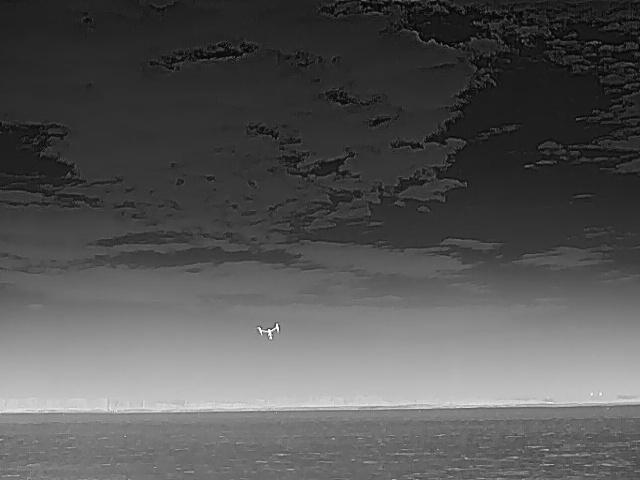
#> input picture Python/wavelet_trans/ir_grey/IR1.jpg, 640 x 480 px
$ python wavelet_fus.py
#> lines starting #> are read from the running program, lines starting #| are printed output that depends on the picture
import cv2, numpy as np, time, os, csv, pywt


def wavelet_fusion_single(ir_path, vis_path, wavelet='haar', levels=2, output_path=None):
#> called with ir_path = 'ir_grey/IR1.jpg', vis_path = 'vis_grey/VIS1.jpg', wavelet = 'haar', levels = 2, output_path = 'fusion_results_wavelet/fused_01.jpg'
    start_time = time.perf_counter()

    ir_img = cv2.imread(ir_path, cv2.IMREAD_GRAYSCALE)
#> ir_img is the input picture: shape (480, 640); min 0, max 255, mean 85
    vis_img = cv2.imread(vis_path, cv2.IMREAD_GRAYSCALE)
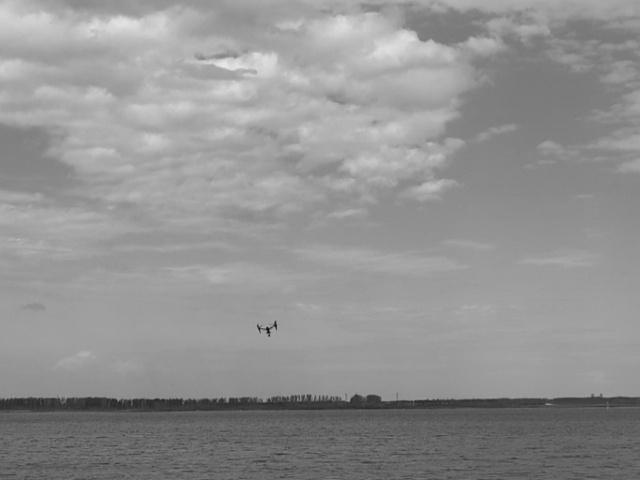
#> input picture Python/wavelet_trans/vis_grey/VIS1.jpg, 640 x 480 px
#> vis_img is the input picture: shape (480, 640); min 10, max 236, mean 145.8
    if ir_img is None or vis_img is None:
        raise FileNotFoundError(f'Cannot read images: {ir_path} or {vis_path}')

    if ir_img.shape != vis_img.shape:
        vis_img = cv2.resize(vis_img, (ir_img.shape[1], ir_img.shape[0]))

    ir_img = ir_img.astype(np.float32) / 255.0
    vis_img = vis_img.astype(np.float32) / 255.0

    coeffs_ir = pywt.wavedec2(ir_img, wavelet, level=levels)
#> coeffs_ir = 3 items
    coeffs_vis = pywt.wavedec2(vis_img, wavelet, level=levels)
#> coeffs_vis = 3 items

    coeffs_fused = []

    coeffs_fused.append((coeffs_ir[0] + coeffs_vis[0]) / 2)

    for i in range(1, len(coeffs_ir)):
        cH_ir, cV_ir, cD_ir = coeffs_ir[i]
        cH_vis, cV_vis, cD_vis = coeffs_vis[i]

        mask_H = np.abs(cH_ir) > np.abs(cH_vis)
        cH_fused = mask_H * cH_ir + (~mask_H) * cH_vis

        mask_V = np.abs(cV_ir) > np.abs(cV_vis)
        cV_fused = mask_V * cV_ir + (~mask_V) * cV_vis

        mask_D = np.abs(cD_ir) > np.abs(cD_vis)
        cD_fused = mask_D * cD_ir + (~mask_D) * cD_vis

        coeffs_fused.append((cH_fused, cV_fused, cD_fused))
#> this loop made 2 passes
#> pass 1, in wavelet_fusion_single, `cH_ir, cV_ir, cD_ir = coeffs_ir[i]`:
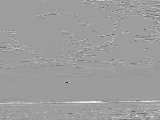
#> cH_ir: shape (120, 160) float32; min -1, max 0.614, mean -0.00177; drawn with min black and max white
#> pass 1, in wavelet_fusion_single, `cH_ir, cV_ir, cD_ir = coeffs_ir[i]`:
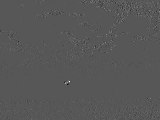
#> cV_ir: shape (120, 160) float32; min -0.575, max 1.11, mean 0.00229; drawn with min black and max white
#> pass 1, in wavelet_fusion_single, `cH_ir, cV_ir, cD_ir = coeffs_ir[i]`:
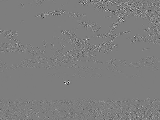
#> cD_ir: shape (120, 160) float32; min -0.327, max 0.334, mean 8.2e-05; drawn with min black and max white
#> pass 1, in wavelet_fusion_single, `cH_vis, cV_vis, cD_vis = coeffs_vis[i]`:
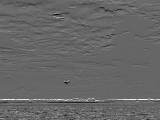
#> cH_vis: shape (120, 160) float32; min -0.389, max 0.579, mean 0.00301; drawn with min black and max white
#> after the loop, coeffs_fused = 3 items

    fused_img = pywt.waverec2(coeffs_fused, wavelet)
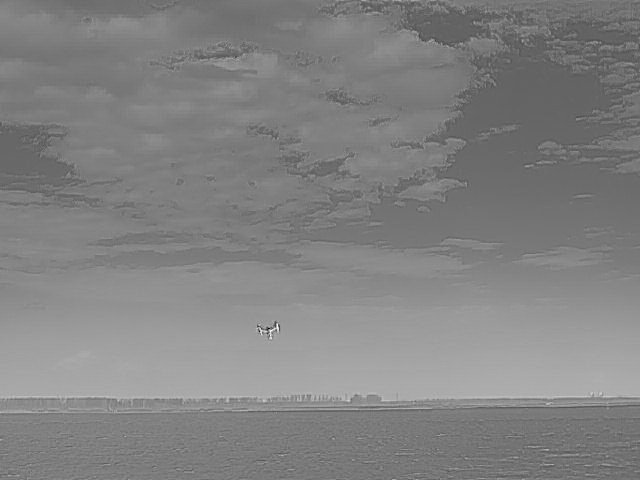
#> fused_img: shape (480, 640) float32; min -0.226, max 1.1, mean 0.452; drawn with min black and max white

    fused_img = np.clip(fused_img, 0, 1)
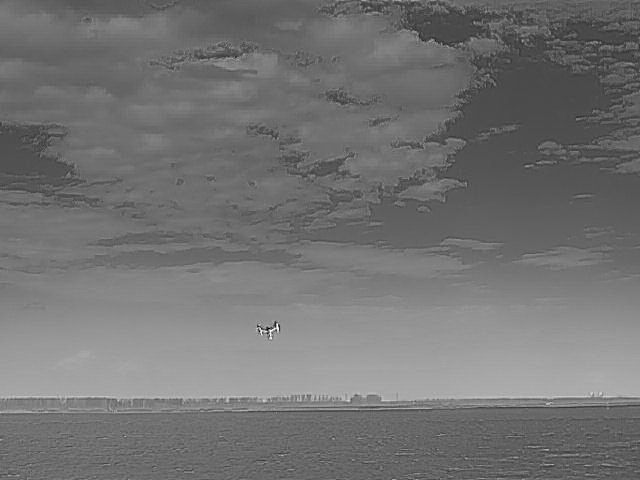
#> fused_img: shape (480, 640) float32; min 0, max 1, mean 0.452
    fused_uint8 = (fused_img * 255).astype(np.uint8)

    if output_path:
        cv2.imwrite(output_path, fused_uint8)

    elapsed_ms = (time.perf_counter() - start_time) * 1000
    return elapsed_ms, fused_uint8


def batch_process(image_pairs, wavelet='haar', levels=2, output_dir='fusion_results_wavelet'):
    os.makedirs(output_dir, exist_ok=True)
    timing_results = []

    print(f"{'Index':<6} {'IR Path':<20} {'Visible Path':<20} {'Fusion Time(ms)':<12}")
    print("-" * 60)

    for idx, (ir_path, vis_path) in enumerate(image_pairs, 1):
        output_path = os.path.join(output_dir, f'fused_{idx:02d}.jpg')

        try:
            elapsed_ms, _ = wavelet_fusion_single(ir_path, vis_path, wavelet, levels, output_path)
#> elapsed_ms = 143.7
            timing_results.append({
                'pair': idx,
                'ir_path': ir_path,
                'vis_path': vis_path,
                'time_ms': elapsed_ms,
                'output': output_path
            })

            print(f"{idx:<6d} {os.path.basename(ir_path):<20} {os.path.basename(vis_path):<20} {elapsed_ms:<12.2f}")
#| 1      IR1.jpg              VIS1.jpg             143.74

        except Exception as e:
            print(f"{idx:<6d} Processing error: {str(e)[:30]}")
            continue
#> pass 2 of the loop in batch_process, `for idx, (ir_path, vis_path) in enumerate(image_pairs, 1):`:
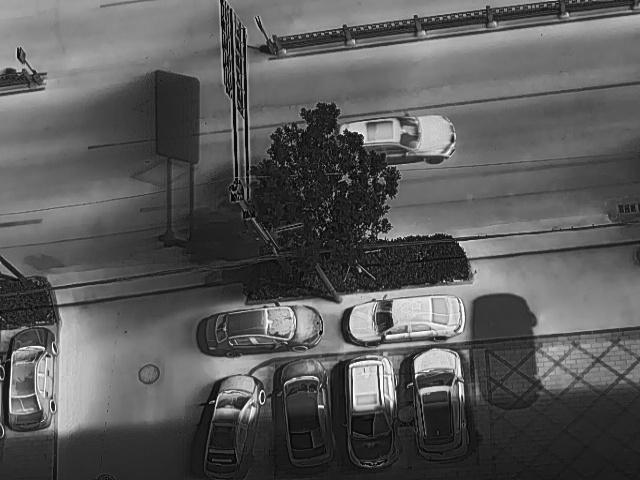
#> input picture Python/wavelet_trans/ir_grey/IR4.jpg, 640 x 480 px
#> in wavelet_fusion_single, ir_img is the input picture: shape (480, 640); min 0, max 255, mean 89.8
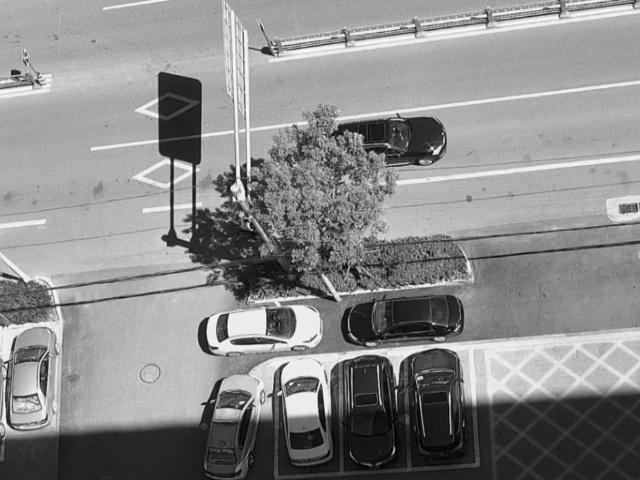
#> input picture Python/wavelet_trans/vis_grey/VIS4.jpg, 640 x 480 px
#> in wavelet_fusion_single, vis_img is the input picture: shape (480, 640); min 0, max 255, mean 138.3
#> the loop in wavelet_fusion_single (call 2), `for i in range(1, len(coeffs_ir)):` made 2 passes
#> in wavelet_fusion_single (call 2), `fused_img = np.clip(fused_img, 0, 1)`:
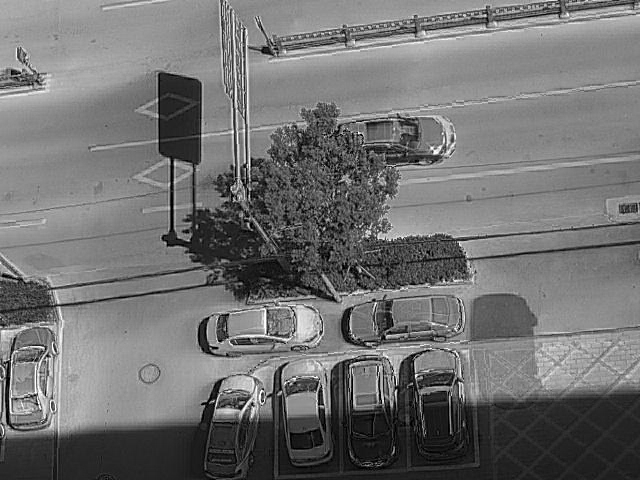
#> fused_img: shape (480, 640) float32; min 0, max 1, mean 0.447
#> elapsed_ms = 147
#| 2      IR4.jpg              VIS4.jpg             146.96
#> pass 3 of the loop in batch_process, `for idx, (ir_path, vis_path) in enumerate(image_pairs, 1):`:
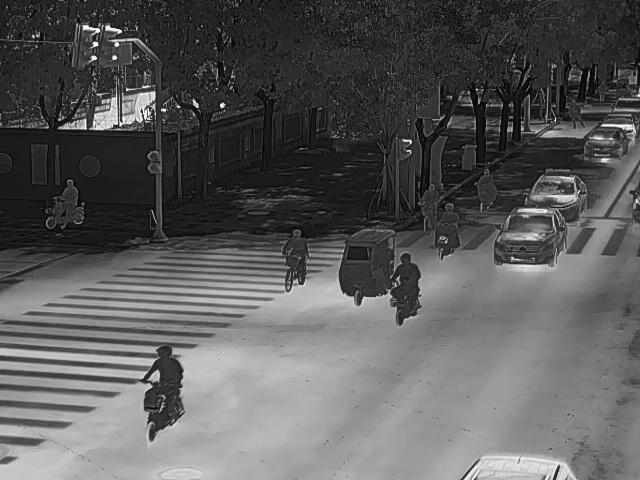
#> input picture Python/wavelet_trans/ir_grey/IR18.jpg, 640 x 480 px
#> in wavelet_fusion_single, ir_img is the input picture: shape (480, 640); min 0, max 255, mean 91.3
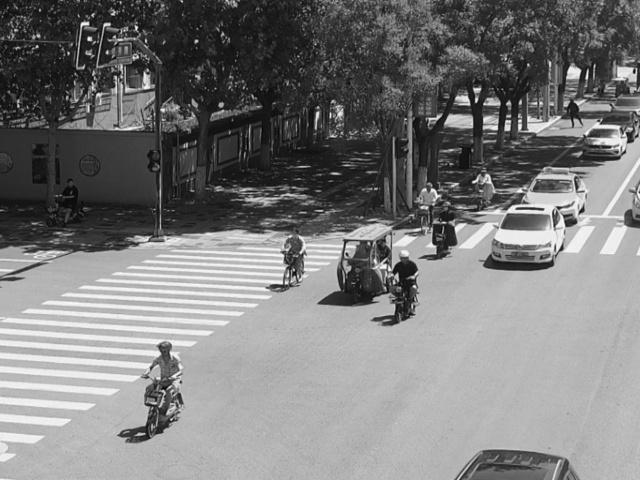
#> input picture Python/wavelet_trans/vis_grey/VIS18.jpg, 640 x 480 px
#> in wavelet_fusion_single, vis_img is the input picture: shape (480, 640); min 0, max 255, mean 123.9
#> the loop in wavelet_fusion_single (call 3), `for i in range(1, len(coeffs_ir)):` made 2 passes
#> in wavelet_fusion_single (call 3), `fused_img = np.clip(fused_img, 0, 1)`:
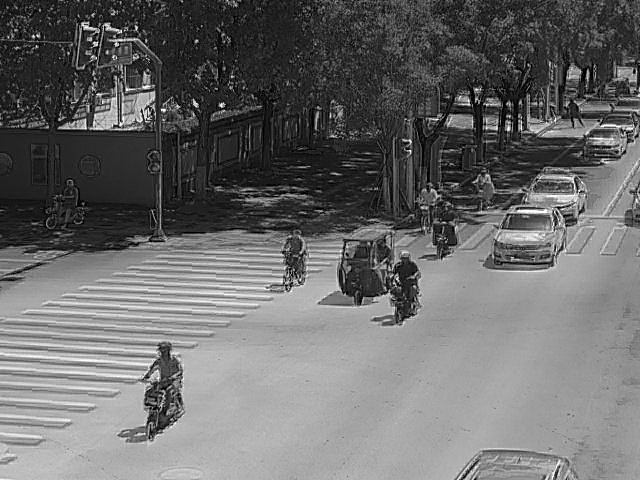
#> fused_img: shape (480, 640) float32; min 0, max 1, mean 0.422
#> elapsed_ms = 149.2
#| 3      IR18.jpg             VIS18.jpg            149.17

    if timing_results:
        times = [r['time_ms'] for r in timing_results]
#> times = [143.7, 147, 149.2]
        print("\n" + "=" * 60)
        print("Fusion Time Statistics Summary")
        print(f"Total Pairs: {len(image_pairs)} (Success: {len(timing_results)})")
#| Total Pairs: 3 (Success: 3)
        print(f"Average Time: {np.mean(times):.2f} ms")
#| Average Time: 146.62 ms
        print(f"Minimum Time: {np.min(times):.2f} ms")
#| Minimum Time: 143.74 ms
        print(f"Maximum Time: {np.max(times):.2f} ms")
#| Maximum Time: 149.17 ms
        print(f"Standard Deviation: {np.std(times):.2f} ms")
#| Standard Deviation: 2.23 ms
        print("=" * 60)

    return timing_results


if __name__ == '__main__':
    IMAGE_PAIRS = [
        ('ir_grey/IR1.jpg', 'vis_grey/VIS1.jpg'),
        ('ir_grey/IR4.jpg', 'vis_grey/VIS4.jpg'),
        ('ir_grey/IR18.jpg', 'vis_grey/VIS18.jpg'),
    ]

    WAVELET_TYPE = 'haar'
    DECOMP_LEVEL = 2
    OUTPUT_DIR = 'fusion_results_wavelet'

    results = batch_process(IMAGE_PAIRS, wavelet=WAVELET_TYPE, levels=DECOMP_LEVEL, output_dir=OUTPUT_DIR)
#> results = 3 items

    if results:
        csv_path = os.path.join(OUTPUT_DIR, 'timing_report.csv')
        with open(csv_path, 'w', newline='') as f:
            writer = csv.DictWriter(f, fieldnames=['pair', 'ir_path', 'vis_path', 'time_ms', 'output'])
            writer.writeheader()
            writer.writerows(results)
        print(f"\nDetailed time record saved to: {csv_path}")
